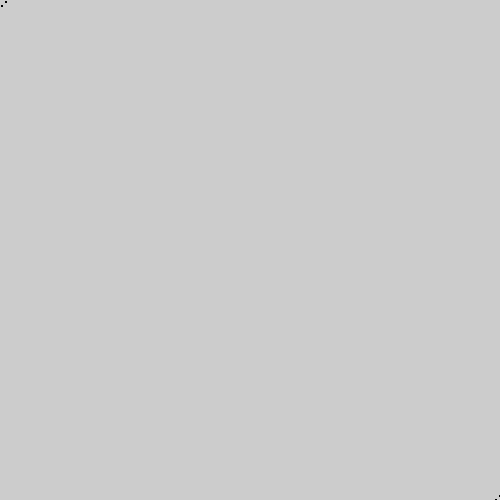
Frame 1 (no input)
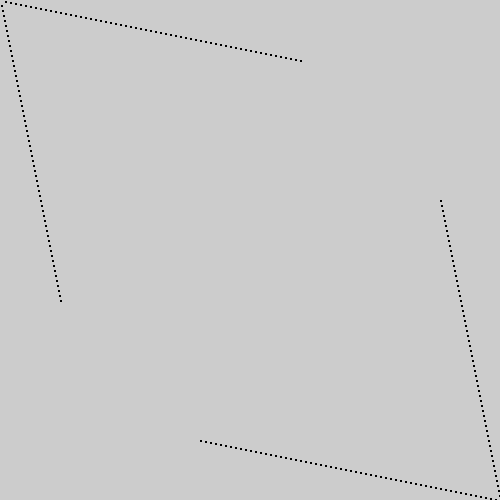
Frame 60 (the mouse pressed at the canvas centre just before this capture)
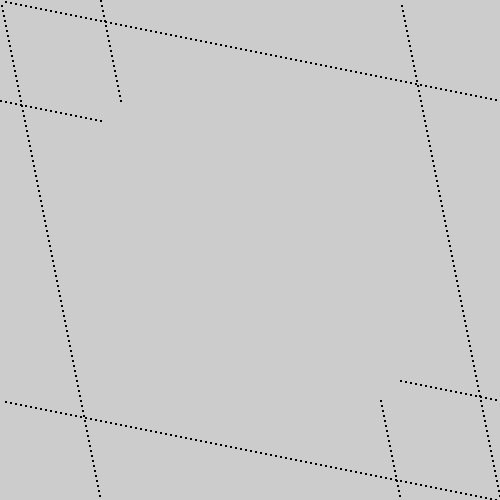
Frame 120 (the mouse held since frame 60 and released just before this capture)

The Processing sketch that drew these frames (run headless with seeded random() and noise(); from frame 60 on, the mouse is pressed at the canvas centre):

// Processing sketch: h9_2
// ── h9_2.pde
int xWaarde = 0;
int yWaarde = 0;
int zWaarde = 500;
int uWaarde = 500;
int pWaarde = 0;
int bWaarde = 0;
int mWaarde = 500;
int nWaarde = 500;
//ints
void setup(){
  size(500,500);  
}

void draw(){
  //background(255,255,255);
  zWaarde--;
  uWaarde-=5;
  xWaarde++;
  yWaarde+=5;
  pWaarde+=5;
  bWaarde++;
  mWaarde-=5;
  nWaarde--;


  if(xWaarde >= 500){
    xWaarde = 0;
    stop();
  }

  if(yWaarde >= 500)
  {
    yWaarde = 0; 
  }
  if(uWaarde <= 0)
  {
    uWaarde = 500;
  }
    if(pWaarde >= 500)
  {
    pWaarde = 0; 
  }
      if(mWaarde <= 0)
  {
    mWaarde = 500; 
  }
  
  
  rect(zWaarde, uWaarde,1,1);
  rect(xWaarde, yWaarde, 1,1);
  rect(pWaarde, bWaarde, 1,1);
  rect(mWaarde,nWaarde,1,1);

  println(xWaarde + "x " + yWaarde + "y" );
}
